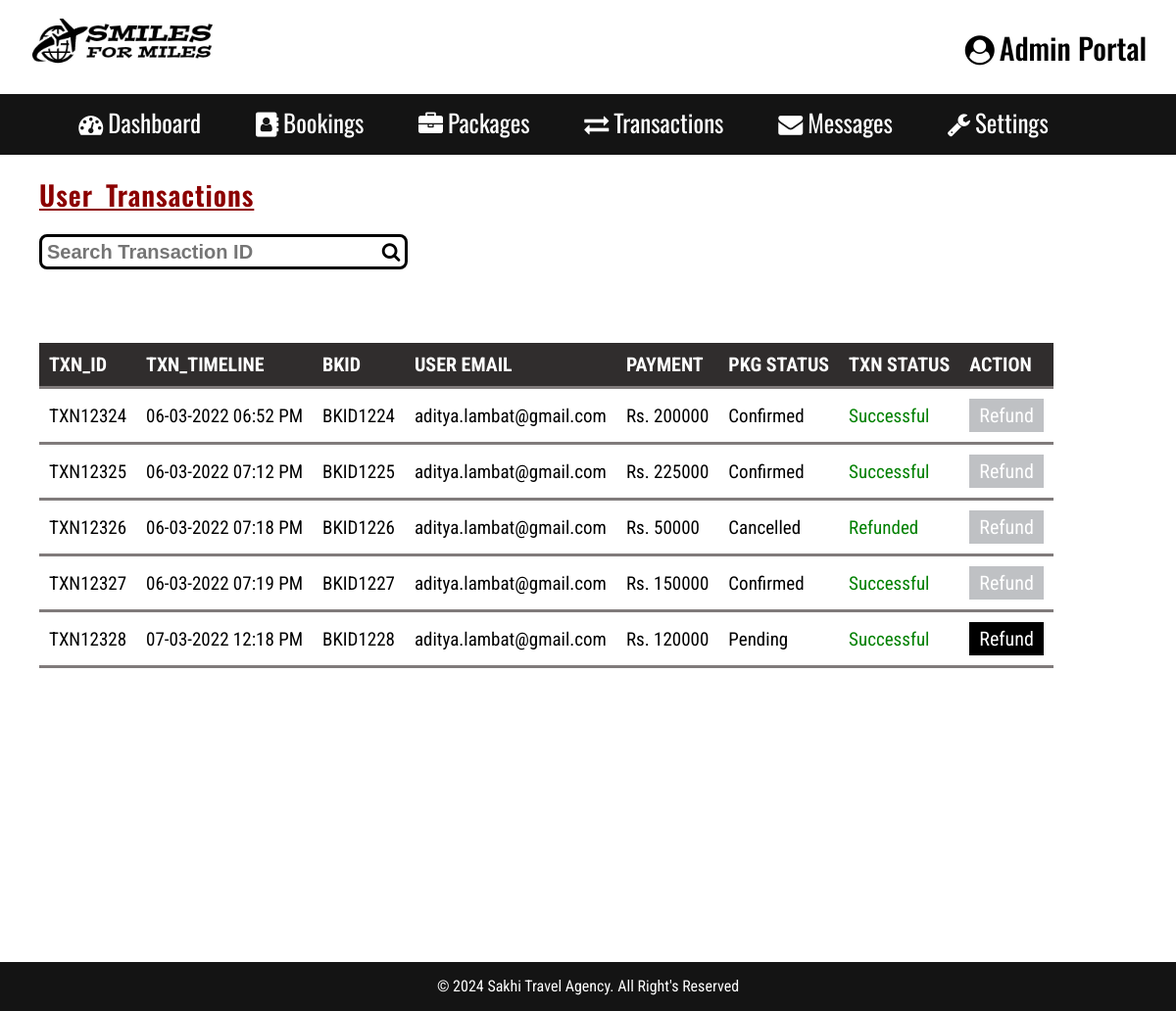
The app's page /admin/transactions.php (signed in) with its own data.
### tables this page shows
CREATE TABLE `user_bookings` (
  `bkid` int(255) NOT NULL,
  `pkgid` int(255) NOT NULL,
  `pkg_location` varchar(255) NOT NULL,
  `pkg_name` varchar(255) NOT NULL,
  `user_email` varchar(255) NOT NULL,
  `user_members` int(255) NOT NULL,
  `user_amt` int(255) NOT NULL,
  `user_date` varchar(255) NOT NULL,
  `user_status` varchar(255) NOT NULL,
  `user_transaction` varchar(255) NOT NULL,
  `date` datetime NOT NULL DEFAULT current_timestamp()
);

### admin/transactions.php (the view, shortened to what this page needs)
<?php
include("includes/header.php");
include("includes/configure.php");
?>
<link rel="stylesheet" href="css/popup.css">
<link rel="stylesheet" href="css/bookings.css">
<div class="bktbl2">
<div class="top-text-search">
  <h1><u>User Transactions</u></h1>
  <input type="text" id="search" placeholder="Search Transaction ID" onkeyup="myFunction()">
  <i class="fa fa-search" aria-hidden="true"></i>
</div>
  <?php
  $query = "SELECT * FROM user_bookings";
  $query_run = mysqli_query($conn, $query);
  ?>
  <table class="tbl2" id="myTable">
    <tr>
      <th>TXN_ID</th>
      <th>TXN_TIMELINE</th>
      <th>BKID</th>
      <th>USER EMAIL</th>
      <th>PAYMENT</th>
      <th>PKG STATUS</th>
      <th>TXN STATUS</th>
      <th>ACTION</th>
    </tr>
    <?php
    if (mysqli_num_rows($query_run) > 0) {
      while ($row = mysqli_fetch_assoc($query_run)) {
    ?>
        <tr>
          <td>TXN123<?php echo $row['bkid']; ?></td>
          <td><?php echo date('d-m-Y h:i A',strtotime($row['date'])); ?></td>
          <td>BKID12<?php echo $row['bkid']; ?></td>
          <td><?php echo $row['user_email']; ?></td>
          <td>Rs. <?php echo $row['user_amt']; ?></td>
          <td><?php echo $row['user_status']; ?></td>
          <td style="color: green;"><?php echo $row['user_transaction']; ?></td>
          <td>
              <form action="transactions.php" method="POST">
                <?php
                $txn_status="Refunded";
                $pkg_status="Confirmed";
                if($row['user_status']==$pkg_status or $row['user_transaction']==$txn_status)
                {
                  ?>
                  <button class="deactive" disabled name="refund">Refund</button>
                <?php
                }else{
                  ?>
                  <button class="refund" name="refund">Refund</button>
                <?php
                }
                ?>
              </form>
          </td>
        </tr>
    <?php
      }
    } else {
      echo "No Record Found !!!";
    }
    ?>
  </table>
</div>
<?php
include("includes/footer.php");
?>

### admin/css/style.css (style rules this page uses)
* { margin: 0px; padding: 0px; }

### admin/css/bookings.css (style rules this page uses)
table { border-collapse: collapse; width: fit-content; }
th, td { padding: 10px; text-align: left; border-bottom: 3px solid rgb(128, 123, 123); }
th { background-color: rgb(48, 45, 45); color: white; }
.bktbl2 { font-family: 'Oswald',sans-serif; }
.top-text-search h1 { font-weight:600; font-size: 28px; margin-top: 20px; word-spacing: 5px; letter-spacing: 1px; margin-left: 40px; color:darkred; }
.top-text-search input { width: 30%; height: 20px; font-size: 20px; font-weight:700; margin-top: 20px; margin-left: 40px; padding: 5px 5px; border: 3px solid black; border-radius: 8px; }
.top-text-search .fa { font-size: 20px; margin-left: -2.5%; }
.tbl2 { font-family: 'Roboto Condensed',sans-serif; font-size: 20px; margin-left: 40px; margin-top: 75px; margin-bottom: 300px; border-radius: 8px; }
.tbl2 td { font-size: 19px; }

### admin/transactions.php (style rules this page uses)
button.refund { font-family: 'Roboto Condensed',sans-serif; border: none; display: block; width: 100%; padding: 5px 10px 5px 10px; text-align: center; background: black; outline: none; font-size: 20px; color: white; cursor: pointer; transition: .3s; }
button.deactive { font-family: 'Roboto Condensed',sans-serif; border: none; display: block; width: 100%; padding: 5px 5px; text-align: center; background: rgb(191, 193, 196); outline: none; font-size: 20px; color: white; cursor: pointer; transition: .3s; }

### records on screen
user_bookings: bkid "24", date "06-03-2022 06:52 PM", user_email "aditya.lambat@gmail.com", user_amt "200000", user_status "Confirmed", user_transaction "Successful", shows "Refund"
user_bookings: bkid "25", date "06-03-2022 07:12 PM", user_email "aditya.lambat@gmail.com", user_amt "225000", user_status "Confirmed", user_transaction "Successful", shows "Refund"
user_bookings: bkid "26", date "06-03-2022 07:18 PM", user_email "aditya.lambat@gmail.com", user_amt "50000", user_status "Cancelled", user_transaction "Refunded"
user_bookings: bkid "27", date "06-03-2022 07:19 PM", user_email "aditya.lambat@gmail.com", user_amt "150000", user_status "Confirmed", user_transaction "Successful", shows "Refund"
user_bookings: bkid "28", date "07-03-2022 12:18 PM", user_email "aditya.lambat@gmail.com", user_amt "120000", user_status "Pending", user_transaction "Successful", shows "Refund"
